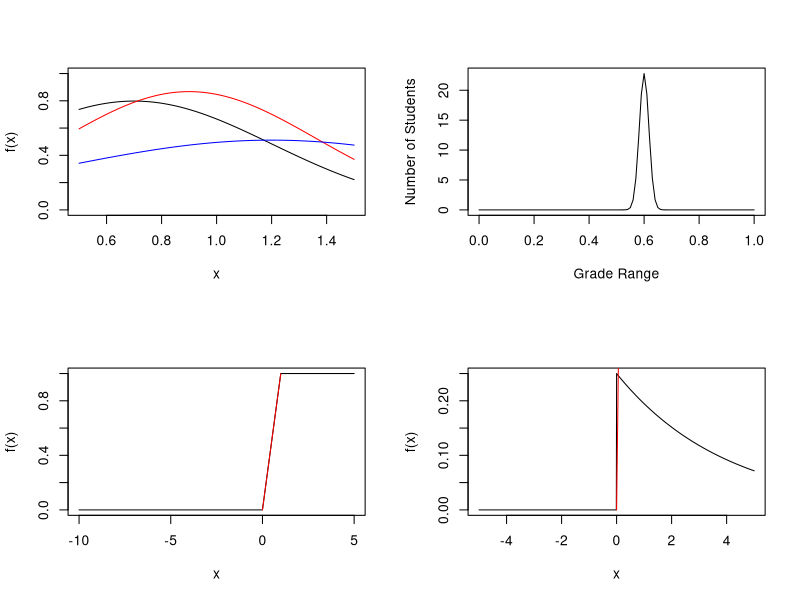

The R source for this figure:
# This clears the memory
rm(list=ls(all=TRUE))
options(warn = -1)
par(mfrow=c(2, 2))

#////////////////////////////////////////////////////////////////////////////////////// Question 1

# Set the range for the x
x = seq(from=0.5, to=1.5, by=0.01)

# Find the CDF values in a
y1 = dnorm(x, mean=0.7, sd=.5)
y2 = dnorm(x, mean=0.9, sd=.46)
y3 = dnorm(x, mean=1.2, sd=.78)

# Plot the data
plot(x,y1,type="l", ylim=c(0,1), ylab="f(x)")
lines(x, y2, type="l", col="red")
lines(x, y3, type="l", col="blue")

#////////////////////////////////////////////////////////////////////////////////////// Question 2

# Set the range for the x
grade_range = seq(from=0, to=1.0, by=0.01)
# Find the CDF values in a
params = dnorm(grade_range, mean=0.60, sd=0.0175)
# Plot the PDF
plot(grade_range,params,type="l", xlab="Grade Range", ylab="Number of Students")

# The probablility of the grade < 0 || grade > 100
cat("Probability of < 0%: ", pnorm(0, mean=0.60, sd=0.0175), "\n") 
cat("Probability of > 100%: ", (1 - pnorm(1.0, mean=0.60, sd=0.0175)), "\n")

# Defining the range for getting an A grade
grade_A = seq(from=0.9, to=1.0, by=0.01)
# The probability that the grade is greater than 90%
z = (1 - dnorm(grade_A, mean=0.60, sd=0.0175))

# Defining the range for a passing grade
#grade_pass = seq(from=0.5, to=1.0, by=0.01)
passing_prob = dnorm(1.0, mean=0.60, sd=0.0175) - dnorm(0.5, mean=0.60, sd=0.0175)
cat("Probability of passing: ", passing_prob ,"\n")

#////////////////////////////////////////////////////////////////////////////////////// Question 3

# Defining alpha and beta
alpha = -10
beta = 5

# Setting the range between alpha and beta
x = seq(from=alpha, to=beta, by=0.01)
# Calculating CDF and matching with paper & pen analysis
y = punif(x, min=0, max =1)

# Plot the data
plot(x,y,type="l", ylab="f(x)")

#////////////////////////////////////////////////////////////////////////////////////// Question 4

# Defining alpha and beta
alpha = -10
beta = 5

# Setting the range between alpha and beta
x = seq(from=alpha, to=beta, by=0.01)
# Calculating CDF and matching with paper & pen analysis
y = qunif(x, min=0, max =1)

# Plot the data
lines(x,y,type="l", col="red")

#////////////////////////////////////////////////////////////////////////////////////// Question 5

# Setting the value of lambda
lambda = 0.25
# Setting the range from -5 to 5
x = seq(from=-5, to=5, by=0.01)
# Finding the Exponential PDF
y = dexp(x, rate =lambda)

# Plot the data
plot(x,y,type="l", ylab="f(x)")

#////////////////////////////////////////////////////////////////////////////////////// Question 6

# Setting the value of lambda
lambda = 0.25
# Setting the range from -5 to 5
x = seq(from=-5, to=5, by=0.01)
# Finding the Exponential PDF
y = qexp(x, rate =lambda)

# Plot the data
lines(x,y,type="l", col="red")